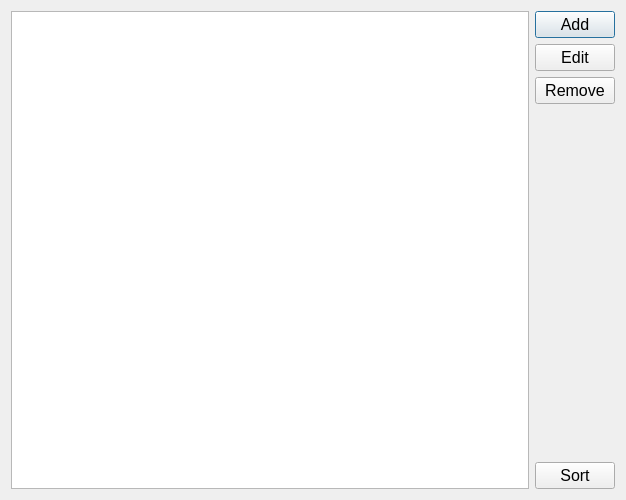
<?xml version="1.0" encoding="UTF-8"?>
<ui version="4.0">
 <class>Dialog</class>
 <widget class="QDialog" name="Dialog">
  <property name="geometry">
   <rect>
    <x>0</x>
    <y>0</y>
    <width>626</width>
    <height>500</height>
   </rect>
  </property>
  <property name="windowTitle">
   <string>Dialog</string>
  </property>
  <layout class="QHBoxLayout" name="horizontalLayout">
   <item>
    <widget class="QListWidget" name="listWidget"/>
   </item>
   <item>
    <layout class="QVBoxLayout" name="verticalLayout">
     <item>
      <widget class="QPushButton" name="pushButton_add">
       <property name="font">
        <font>
         <pointsize>12</pointsize>
        </font>
       </property>
       <property name="text">
        <string>Add</string>
       </property>
      </widget>
     </item>
     <item>
      <widget class="QPushButton" name="pushButton_edit">
       <property name="font">
        <font>
         <pointsize>12</pointsize>
        </font>
       </property>
       <property name="text">
        <string>Edit</string>
       </property>
      </widget>
     </item>
     <item>
      <widget class="QPushButton" name="pushButton_remove">
       <property name="font">
        <font>
         <pointsize>12</pointsize>
        </font>
       </property>
       <property name="text">
        <string>Remove</string>
       </property>
      </widget>
     </item>
     <item>
      <spacer name="verticalSpacer">
       <property name="orientation">
        <enum>Qt::Vertical</enum>
       </property>
       <property name="sizeHint" stdset="0">
        <size>
         <width>20</width>
         <height>40</height>
        </size>
       </property>
      </spacer>
     </item>
     <item>
      <widget class="QPushButton" name="pushButton_sort">
       <property name="font">
        <font>
         <pointsize>12</pointsize>
        </font>
       </property>
       <property name="text">
        <string>Sort</string>
       </property>
      </widget>
     </item>
    </layout>
   </item>
  </layout>
 </widget>
 <resources/>
 <connections/>
</ui>
